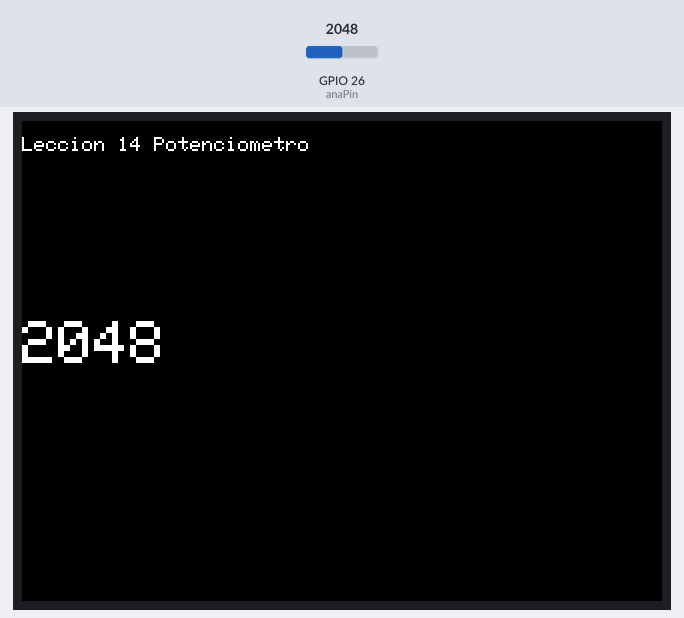
Simulated run of this sketch. Board: ESP32. On the bench: 320×240 colour display. The inputs (shaded band) are chosen by the test bench; at power-on: GPIO 26 (anaPin) = 2048. What the sketch prints to the serial monitor is not drawn.

Above: at 1.4 s.
1.5 s: GPIO 26 (anaPin) set to 2866
At 2.7 s:
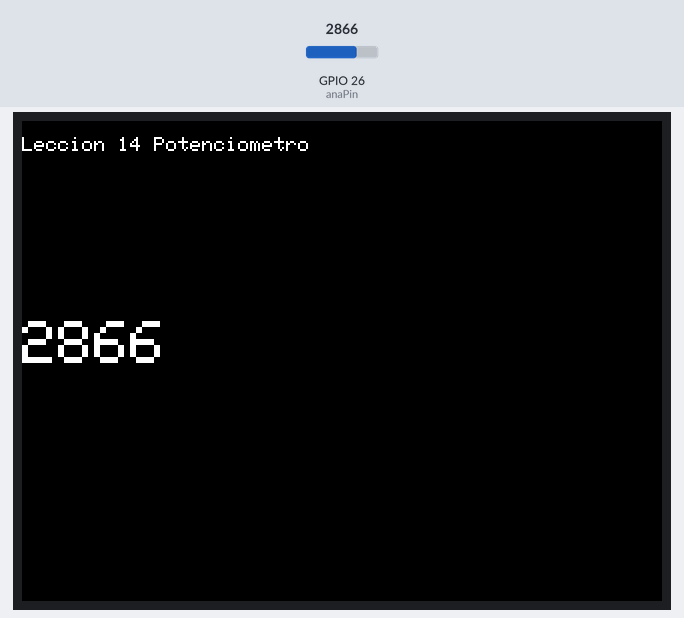
3.0 s: GPIO 26 (anaPin) set to 3603
At 4.2 s:
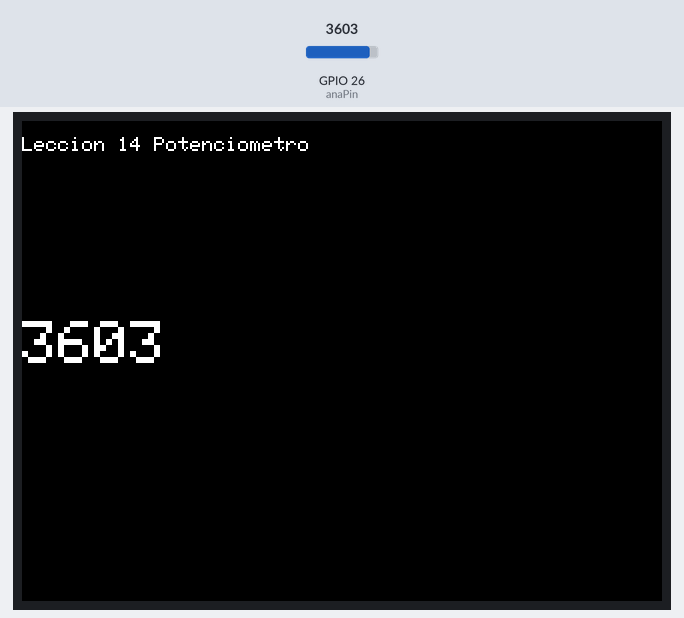
4.5 s: GPIO 26 (anaPin) set to 4095
At 5.9 s:
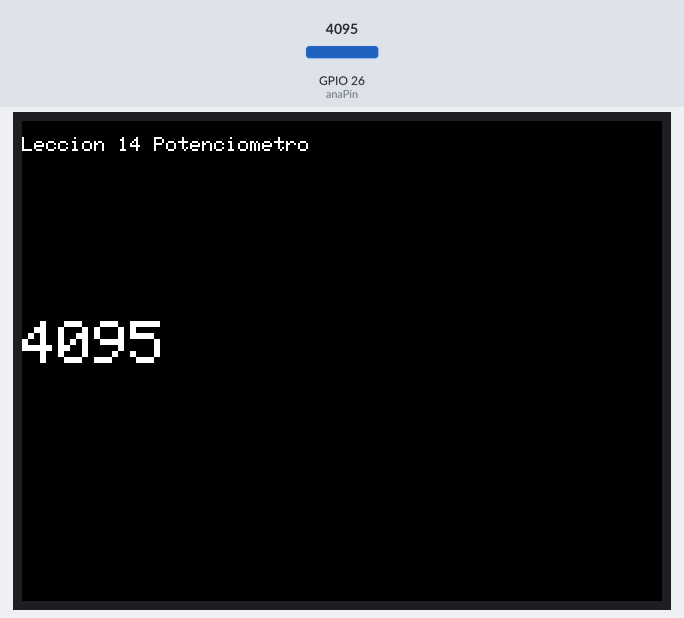
Timing chart, 0 to 7.5 s (numbered marks = the images above; inputs shaded):
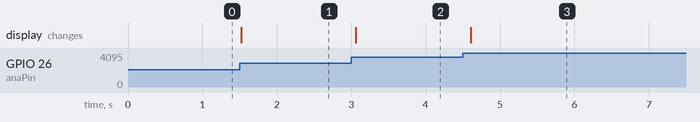

Measured:
- after the input at 1.5 s, the display: changes at once (image 1)
- after the input at 3.0 s, the display: changes after 0.06 s (image 2)
- after the input at 4.5 s, the display: changes after 0.11 s (image 3)

The sketch:

Leccion_14_Potenciometro.ino
```cpp
// Placa "ESP32 Dev Module"

#define titleccion "Leccion 14 Potenciometro"

#include <TFT_eSPI.h> // Hardware-specific library

#define anaPin 26

TFT_eSPI tft = TFT_eSPI();       // Invoke custom library

void setup(void) {
  Serial.begin(115200);
  Serial.println("");
  Serial.println(titleccion);

  pinMode(anaPin, INPUT_PULLUP);

    // Pantalla TFT
  tft.init();
  tft.setRotation(3);
  tft.fillScreen(TFT_BLACK);
  tft.setTextColor(TFT_WHITE);
  tft.setCursor(0, 0);
  tft.setTextSize(1);
  tft.println();
  tft.println(titleccion);
  tft.setTextSize(3);
}

void loop(void)
{
  int valor = analogRead(anaPin);   // mínio=0, máximo = 4095
  tft.fillRect(0,100,200,30,TFT_BLACK);
  tft.setCursor(0,100);
  tft.println(valor);
  delay(250);
}
```
